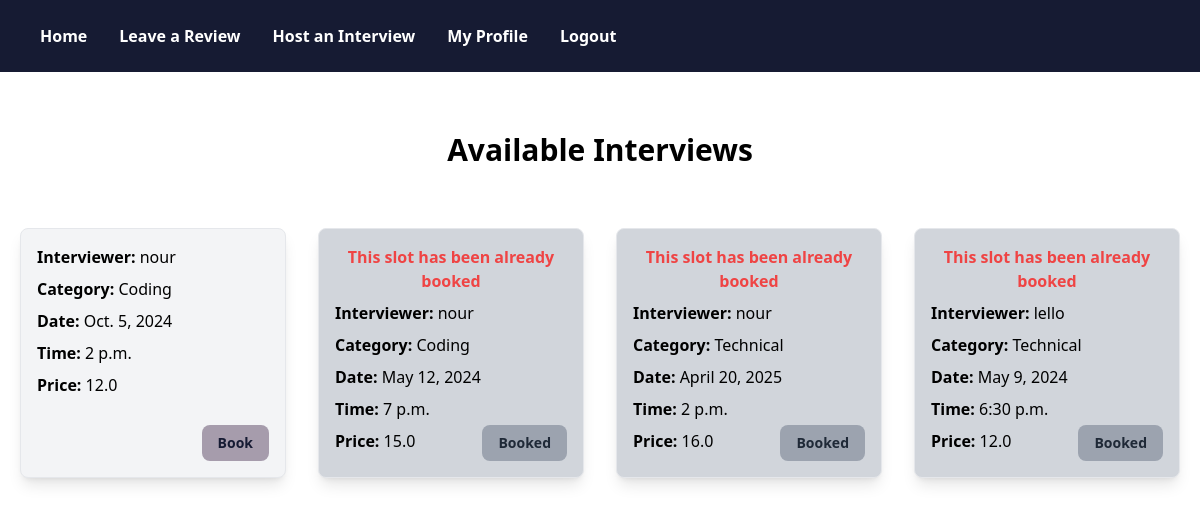
Page /home/ on the earlier database version.
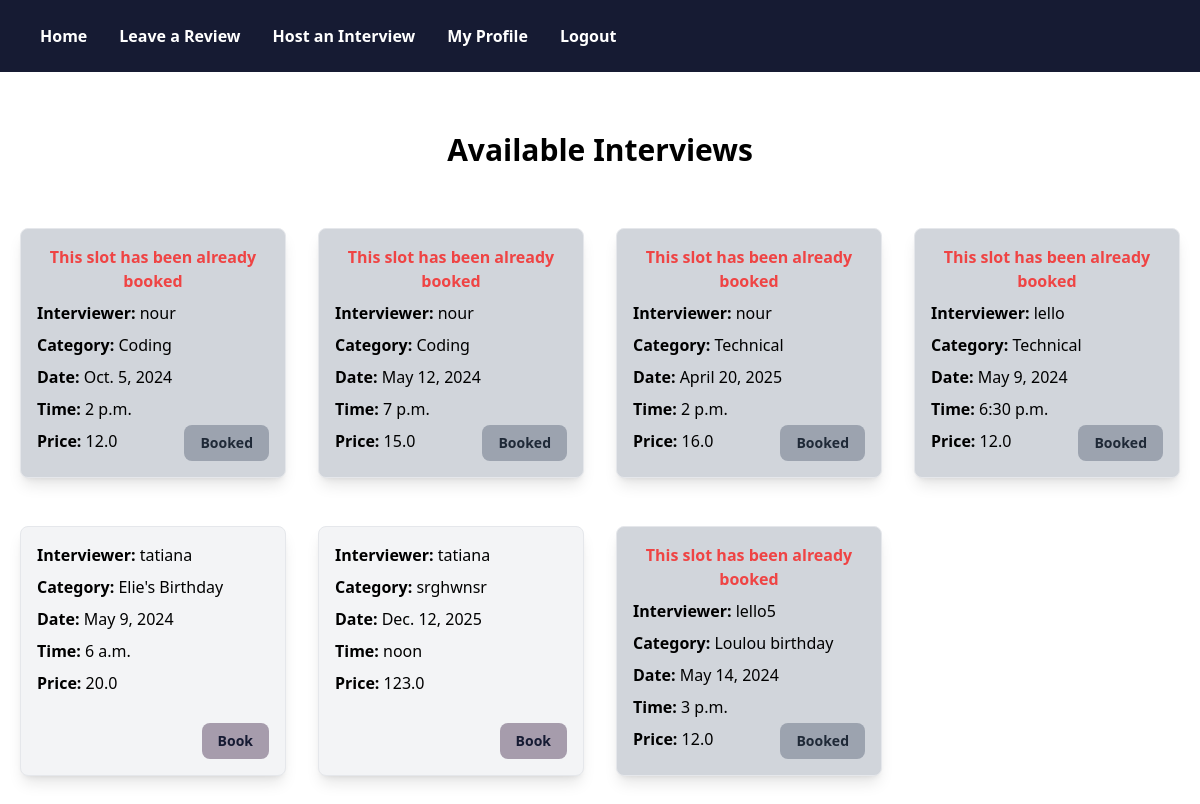
Same page on the later database version.
### core/models.py (models this page shows)
class Interview(models.Model):
    interviewer = models.ForeignKey(User, on_delete=models.SET_NULL, blank=True, null=True)
    interview_date = models.DateField(null=True)
    interview_time = models.TimeField(null=True)
    category = models.CharField(max_length=100, null=True, blank=True)
    duration = models.DurationField(null=True, blank=True)
    price = models.FloatField(null=True, blank=True)
    booked = models.BooleanField(default=False)

### core/views.py (the view)
# urls.py: 2. Add a URL to urlpatterns:  path('', views.home, name='home')
def home(request):
    interviews = Interview.objects.all()
    return render(request, 'home.html', {'interviews': interviews})

### core/templates/home.html (shortened to what this page needs)
{% extends 'base.html' %}
{% load static %}
    {% block content %}
<div class="flex flex-col justify-center">
    <h1 class="flex font-bold items-start justify-center text-3xl m-5 py-8">Available Interviews</h1>
    <div class="w-full flex justify-center" >
        <div class="grid grid-cols-3 md:grid-cols-4 lg:grid-cols-4 gap-8 w-full px-5">
            {% for interview in interviews %}
            <div class="border p-4 rounded-lg mb-4 {% if interview.booked %}bg-gray-300{% else %}bg-gray-100{% endif %} shadow-lg relative">
                {% if interview.booked %}
                <p class="mb-2 text-center text-red-500 font-semibold">This slot has been already booked</p>
                {% endif %}
                <ul class="max-w-full">
                    <li class="mb-2"><span class="font-bold">Interviewer:</span> {{ interview.interviewer }}</li>
                    <li class="mb-2"><span class="font-bold">Category:</span> {{ interview.category }}</li>
                    <li class="mb-2"><span class="font-bold">Date:</span> {{ interview.interview_date }}</li>
                    <li class="mb-2"><span class="font-bold">Time:</span> {{ interview.interview_time }}</li>
                    <li class="mb-2"><span class="font-bold">Price:</span> {{ interview.price }}</li>
                </ul>
                {% if not interview.booked %}
                <form method="post" action="{% url 'book' %}">
                    <button type="submit" class="bg-customSec rounded-lg px-4 py-2 text-customMain font-bold text-sm hover:bg-customMain hover:text-customSec absolute bottom-4 right-4">Book</button>
                </form>
                {% else %}
                <button class="bg-gray-400 rounded-lg px-4 py-2 text-gray-800 font-bold text-sm absolute bottom-4 right-4" disabled>Booked</button>
                {% endif %}
            </div>
            {% endfor %}
        </div>
    </div>
</div>
{% endblock %}

### core/templates/base.html (shortened to what this page needs)
{% load static %}
<!DOCTYPE html>
<html lang="en">
<head>
  <link rel="stylesheet" href="{% static 'dist/output.css' %}">
</head>
<body class="h-screen">
  <header class="bg-customMain flex p-4 m-0 px-6">
      <div class=" bg-customMain flex justify-between h-full mr-0">
        <nav id="menu" class=" bg-customMain flex flex-row items-center">
          <a href="{% url 'home' %}" class="block py-2 px-4 text-white font-bold hover:bg-white hover:text-customMain rounded-lg">Home</a>
          <a href="{% url 'feedback' %}" class="block py-2 px-4 text-white font-bold hover:bg-white hover:text-customMain rounded-lg">Leave a Review</a>
          <a href="{% url 'host' %}" class="block py-2 px-4 text-white font-bold hover:bg-white hover:text-customMain rounded-lg">Host an Interview</a>
          <a href="{% url 'my-profile' %}" class="block py-2 px-4 text-white font-bold hover:bg-white hover:text-customMain rounded-lg">My Profile</a>
          <a href="{% url 'index' %}" class="block py-2 px-4 text-white font-bold hover:bg-white hover:text-customMain rounded-lg">Logout</a>
        </nav>
      </div>
  </header>
  <main class="h-full">
      {% block content %}{% endblock %}
  </main>
</body>
</html>

Differences in the rows shown:
changed Interview "Oct. 5, 2024": booked "Book" → "This slot has been already booked Booked"
added Interview: interviewer "tatiana", category "Elie's Birthday", interview_date "May 9, 2024", interview_time "6 a.m.", price "20.0", booked False (drawn)
added Interview: interviewer "tatiana", category "srghwnsr", interview_date "Dec. 12, 2025", interview_time "noon", price "123.0", booked False (drawn)
added Interview: booked "This slot has been already booked", interviewer "lello5", category "Loulou birthday", interview_date "May 14, 2024", interview_time "3 p.m.", price "12.0"
